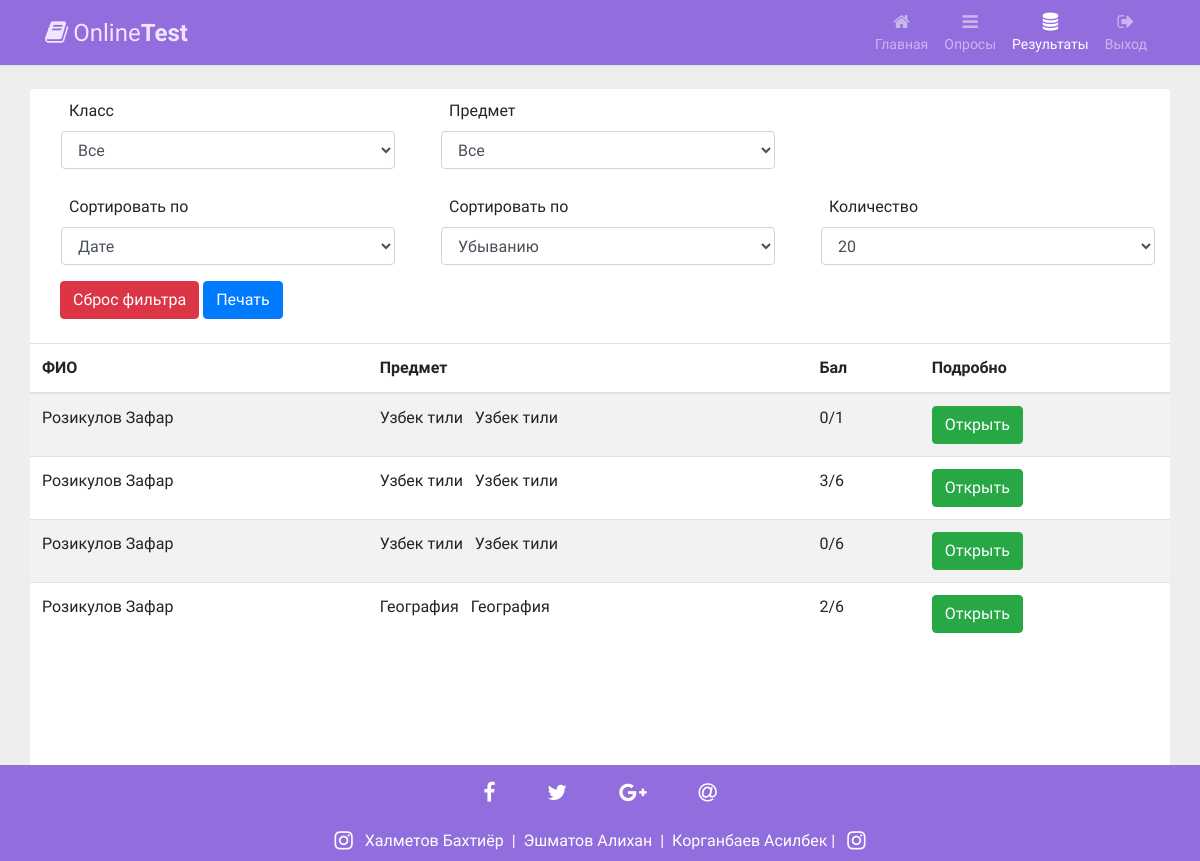
Screenshot of /results (signed in) with the database file from the repository.
### main/models.py (models this page shows, shortened)
class UserTestItem(models.Model):
    title = models.CharField(max_length=200, blank=True)
    test = models.ForeignKey(Test, on_delete=models.CASCADE, default="")
    user = models.ForeignKey(User, on_delete=models.CASCADE, default="")
    start_date = models.DateTimeField()
    stop_date = models.DateTimeField()
    ball = models.IntegerField(default=0)
    count_question = models.IntegerField(default=0)
    true_question = models.IntegerField(default=0)
    questions = models.CharField(max_length=300, default='', blank=True)

class User(models.Model):
    first_name = models.CharField(max_length=300)
    last_name = models.CharField(max_length=300)
    iin = models.CharField(max_length=300, null=True)
    parol = models.CharField(max_length=300, null=True)
    valid_till = models.DateTimeField(max_length=300, null=True)
    clas = models.ForeignKey(Class, on_delete=models.CASCADE)
    ball = models.IntegerField(default=0)
    rating = models.IntegerField(default=0)
    def __str__(self):
        return f'{self.last_name} {self.first_name}'

class Test(models.Model):
    title = models.CharField(max_length=300, blank=True, default="")
    subject = models.ForeignKey(Subject, on_delete=models.CASCADE)
    clas = models.ForeignKey(Class, on_delete=models.CASCADE)
    start_time = models.DateTimeField()
    stop_time = models.DateTimeField()
    limit = models.IntegerField(default=40)
    description = models.TextField()

class Subject(models.Model):
    title = models.CharField(max_length=300)
    logo = models.ImageField(upload_to='upload', blank=True)
    status = models.IntegerField(default=0, blank=True)
    rating = models.IntegerField(default=0, blank=True)

### main/views.py (the view, shortened to what this page needs)
# urls.py: path('results', resultsHandler),
def resultsHandler(request):
    action = request.GET.get('action', '')
    sort_dr = request.GET.get('sort_dr', 'desc')
    sort_key = request.GET.get('sort_key', 'id')
    class_id = int(request.GET.get('class_id', 0))
    subject_id = int(request.GET.get('subject_id', 0))
    test_list_id = int(request.GET.get('test_list_id', 0))
    total = 0
    orderby_values = {
        'date': 'id',
        'last_name': 'user__last_name',
        'ball': 'ball',
        'subject': 'test__subject__title'
    }
    orderby_value = orderby_values.get(sort_key, 'id')
    if sort_dr == 'desc':
        orderby_value = '-' + orderby_value
    limit = int(request.GET.get('limit', 20))
    current_page = int(request.GET.get('page', 1))
    stop = current_page * limit
    start = stop - limit
    classes = []
    subjects = []
    test_list = []
    if not request.user.is_authenticated:
        tests = []
        current_user = request.session.get('user_id', None)
        if current_user:
            current_user = User.objects.get(id=int(current_user))
            if current_user:
                classes = Class.objects.filter(id=current_user.clas.id)
                all_tests = UserTestItem.objects.filter(user__id=int(current_user.id))
                user_subjects = []
                user_tests_list = []
                for at in all_tests:
                    if at.test.subject.id not in user_subjects:
                        user_subjects.append(at.test.subject.id)
                    if at.test.id not in user_tests_list:
                        if subject_id:
                            if at.test.subject.id == subject_id:
                                user_tests_list.append(at.test.id)
                        else:
                            user_tests_list.append(at.test.id)
                if user_subjects:
                    subjects = Subject.objects.filter(id__in=user_subjects)
                if user_tests_list:
                    test_list = Test.objects.filter(id__in=user_tests_list)
                tests = []
                if test_list_id:
                    tests = UserTestItem.objects.filter(user__id=int(current_user.id)).filter(test__id=test_list_id).order_by(orderby_value)[start:stop]
                    total = UserTestItem.objects.filter(user__id=int(current_user.id)).filter(test__id=test_list_id).order_by(orderby_value).count()
                else:
                    if subject_id:
                        tests = UserTestItem.objects.filter(user__id=int(current_user.id)).filter(test__subject__id=subject_id).order_by(orderby_value)[start:stop]
                        total = UserTestItem.objects.filter(user__id=int(current_user.id)).filter(test__subject__id=subject_id).order_by(orderby_value).count()
                    else:
                        tests = UserTestItem.objects.filter(user__id=int(current_user.id)).order_by(orderby_value)[start:stop]
                        total = UserTestItem.objects.filter(user__id=int(current_user.id)).order_by(orderby_value).count()
    else:
        classes = Class.objects.all()
        subjects = Subject.objects.all()
        test_list = []
        if not class_id and not subject_id:
            test_list = Test.objects.all()
        tests = []
        if not class_id and not subject_id and not test_list_id:
            tests = UserTestItem.objects.all().order_by(orderby_value).order_by(orderby_value)[start:stop]
            total = UserTestItem.objects.all().order_by(orderby_value).order_by(orderby_value).count()
    prev_page = current_page - 1
    next_page = 0
    if total > stop:
        next_page = current_page + 1
    page_count = math.ceil(total / limit)
    page_range = range(1, page_count + 1)
    oData = {
        'current_page': current_page,
        'prev_page': prev_page,
        'next_page': next_page,
        'total': total,
        'limit': limit,
        'page_range': page_range,
        'page_count': page_count
    }
    oData['tests'] = tests
    oData['subjects'] = subjects
    oData['classes'] = classes
    oData['test_list'] = test_list
    oData['class_id'] = class_id
    oData['subject_id'] = subject_id
    oData['test_list_id'] = test_list_id
    oData['sort_dr'] = sort_dr
    oData['sort_key'] = sort_key
    if action == 'print':
        new_tests = []
        for test in tests:
            new_test = test
        return render(request, 'results-print.html', oData)
    else:
        return render(request, 'results.html', oData)

### templates/results.html (shortened to what this page needs)
<!DOCTYPE html>
<html lang="en">
<head>
<link rel="stylesheet" href="https://stackpath.bootstrapcdn.com/bootstrap/4.5.0/css/bootstrap.min.css">
<link rel="stylesheet" href="https://maxcdn.bootstrapcdn.com/font-awesome/4.7.0/css/font-awesome.min.css">
</head>
<body>
<nav class="navbar navbar-expand-xl navbar-dark bg-dark">
  <div class="container">
    <a href="#" class="navbar-brand"><i class="fa fa-book" ></i>Online<b>Test</b></a>
    <div id="navbarCollapse" class="collapse navbar-collapse justify-content-start">
      <div class="navbar-nav ml-auto ">
        <a href="/" class="nav-item nav-link "><i class="fa fa-home"></i><span>Главная</span></a>
          <a href="/survey" class="nav-item nav-link "><i class="fa fa-bars"></i><span>Опросы</span></a>
        <a href="/results" class="nav-item nav-link active"><i class="fa fa-database"></i><span>Результаты</span></a>
        <a href="/davay" class="nav-item nav-link"><i class="fa fa-sign-out"></i><span>Выход</span></a>
      </div>
    </div>
  </div>
</nav>
<div class="container rounded mt-4 bg-white" style="padding-bottom:200px;" >
    <div class="bs-example row">
        <div class="form-group col-sm-4">
            <label for="classes" class="control-label  pl-4" style="padding-top:10px;">Класс</label><br>
            <div class="pl-3">
                <select class="form-control js-filter  " name="class_id" id="classes">
                    <option value="0"> Все </option>
                </select>
            </div>
        </div>
        <div class="form-group col-sm-4">
            <label for="classes" class="control-label pl-4" style="padding-top:10px;">Предмет</label><br>
            <div class="pl-3">
                <select class="form-control js-filter  "  name="subject_id" id="subjects">
                    <option value="0"> Все </option>
                </select>
            </div>
        </div>
        <div class="form-group col-sm-4">
        </div>
        <div class="form-group col-sm-4">
            <label class="control-label  pl-4" style="padding-top:10px;">Сортировать по</label><br>
            <div class="pl-3">
                <select class="form-control js-filter  "name="sort_key" >
                    <option value="date"> Дате </option>
                </select>
            </div>
        </div>
        <div class="form-group col-sm-4">
            <label class="control-label  pl-4" style="padding-top:10px;">Сортировать по</label><br>
            <div class="pl-3">
                <select class="form-control js-filter  "name="sort_dr" >
                    <option value="desc"> Убыванию </option>
                </select>
            </div>
        </div>
        <div class="form-group col-sm-4">
            <label class="control-label pl-4" style="padding-top:10px;">Количество</label><br>
            <div class="pl-3">
                <select class="form-control js-filter"  name="limit" >
                    <option value="20"{% if limit == 20 %} selected="selected" {% endif %}>20</option>
                </select>
            </div>
        </div>
        <div class="col-sm-12 pb-3" style="padding-left:30px;">
            <label >
               <a href="/results"><button type="button" class="btn btn-danger"> Сброс фильтра </button></a>
                {% if user.is_authenticated %}
                    <a target="_blank" href="/results/print?action=print&class_id={{ class_id }}&subject_id={{ subject_id }}&test_list_id={{ test_list_id }}&sort_dr={{ sort_dr }}&sort_key={{ sort_key }}"><button type="button" class="btn btn-primary"> Печать </button>  </a>
                {% endif %}
            </label>
        </div>
        <div  style="width:100%; overflow:auto;">
        <table class="table table-striped " id="PRINTTABLE">
            <thead >
                <tr>
                    <th >ФИО</th>
                    <th>Предмет</th>
                    <th>Бал</th>
                    <th>Подробно</th>
                </tr>
            </thead>
            <tbody>
            {% for tt in tests %}
                <tr>
                    <td>{{ tt.user }}</td>
                    <td>{{ tt.test.subject.title }}&nbsp;&nbsp; {{ tt.test.title }}</td>
                    <td>  {{ tt.ball }}/{{tt.count_question}} </td>
                    <td><a class=" btn btn-success" href="/analize/{{ tt.id }}"> Открыть </a> </td>
                </tr>
            {% endfor %}
            </tbody>
        </table>
        </div>
    </div>
</div>
<footer class="page-footer font-small w-100" style="position:fixed; bottom:0;background:#926dde;">
  <div class="container" >
      <div class="col-md-12 ">
        <div class=" text-center py-3 text-white">
          <a ><i class="fa fa-facebook-f fa-lg mr-md-5 mr-3"> </i></a>
          <a ><i class="fa fa-twitter fa-lg mr-md-5 mr-3"> </i></a>
          <a ><i class="fa fa-google-plus fa-lg mr-md-5 mr-3"> </i></a>
          <a><i class="fa fa-at fa-lg"> </i></a>
        </div>
      </div>
  </div>
<div class="footer-copyright text-center py-2 text-white">
    <a><i class="fa fa-instagram fa-lg mr-md-2 sm-6"></i></a> <a target="_blank" class="text-white" href="https://www.instagram.com/bahtiyor_holmetov/"> Халметов Бахтиёр </a> &nbsp;|&nbsp;<a target="_blank" class="text-white" href="https://www.instagram.com/al1khon_/"> Эшматов Алихан </a>  &nbsp;|&nbsp; <a target="_blank" class="text-white" href="https://www.instagram.com/assilbek__/"> Корганбаев Асилбек </a>  | <a><i class="fa fa-instagram fa-lg ml-md-2 "> </i></a>
</div>
</footer>
</body>
</html>

### templates/results.html (style rules this page uses)
body { background: #eeeeee; font-family: 'Varela Round', sans-serif; }
.navbar { color: #fff; background: #926dde !important; padding: 5px 16px; border-radius: 0; border: none; box-shadow: 0 0 4px rgba(0,0,0,.1); }
.navbar .navbar-brand { color: #efe5ff; padding-left: 0; padding-right: 50px; font-size: 24px; }
.navbar .navbar-brand i { font-size: 25px; margin-right: 5px; }
.navbar .nav-item i { font-size: 18px; }
.navbar .nav-item span { position: relative; top: 3px; }
.navbar .navbar-nav > a { color: #efe5ff; padding: 8px 15px; font-size: 14px; }
.navbar .navbar-nav > a > i { display: block; text-align: center; }

### rows the page displays
UserTestItem: user "Розикулов Зафар", test.subject "Узбек тили", test "Узбек тили", ball "0", count_question "1"
UserTestItem: user "Розикулов Зафар", test.subject "Узбек тили", test "Узбек тили", ball "3", count_question "6"
UserTestItem: user "Розикулов Зафар", test.subject "Узбек тили", test "Узбек тили", ball "0", count_question "6"
UserTestItem: user "Розикулов Зафар", test.subject "География", test "География", ball "2", count_question "6"
